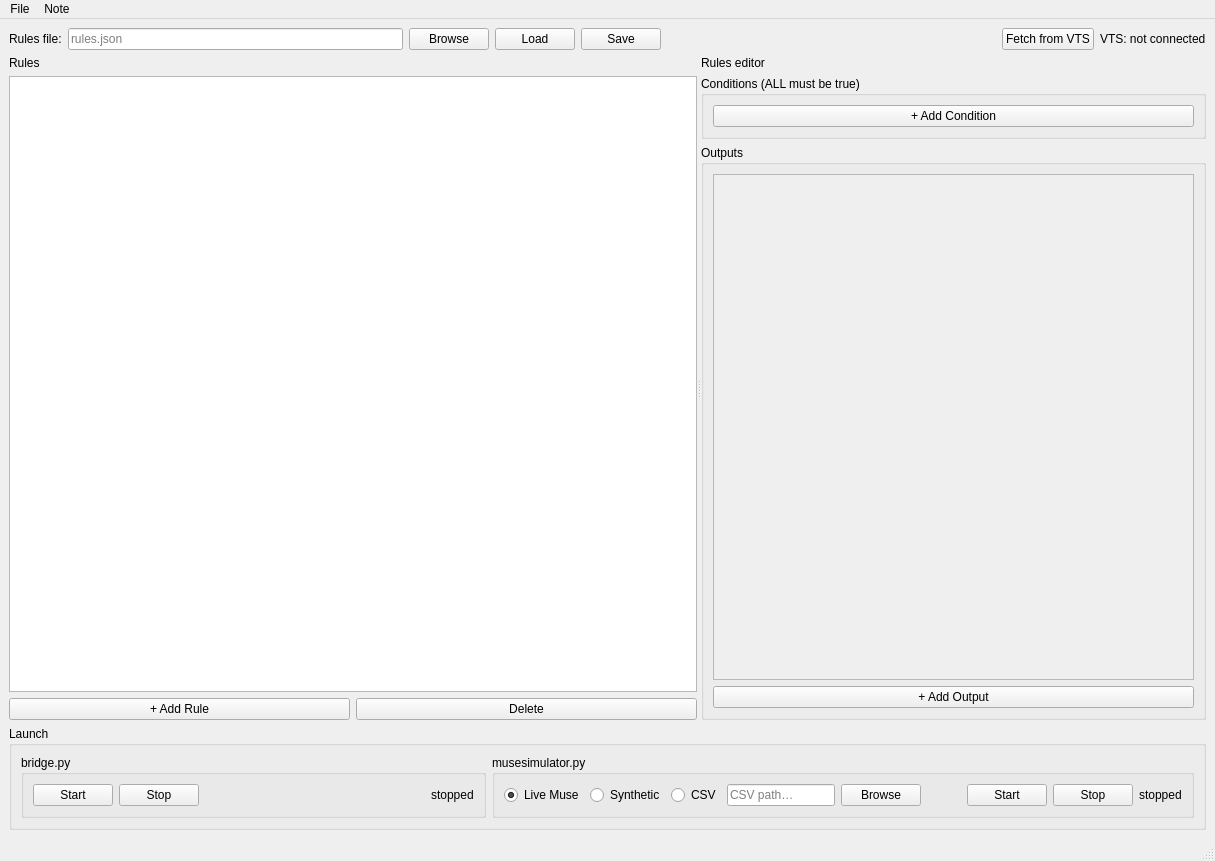
<?xml version="1.0" encoding="UTF-8"?>
<ui version="4.0">
 <class>MuseBridge</class>
 <widget class="QMainWindow" name="MuseBridge">
  <property name="geometry">
   <rect>
    <x>0</x>
    <y>0</y>
    <width>1215</width>
    <height>861</height>
   </rect>
  </property>
  <property name="windowTitle">
   <string>MuseBridge</string>
  </property>
  <widget class="QWidget" name="centralwidget">
   <layout class="QVBoxLayout" name="mainLayout">
    <item>
     <layout class="QHBoxLayout" name="topBar">
      <item>
       <widget class="QLabel" name="jsonLabel">
        <property name="text">
         <string>Rules file:</string>
        </property>
       </widget>
      </item>
      <item>
       <widget class="QLineEdit" name="jsonPathEdit">
        <property name="placeholderText">
         <string>rules.json</string>
        </property>
       </widget>
      </item>
      <item>
       <widget class="QPushButton" name="browseJsonButton">
        <property name="text">
         <string>Browse</string>
        </property>
       </widget>
      </item>
      <item>
       <widget class="QPushButton" name="loadButton">
        <property name="text">
         <string>Load</string>
        </property>
       </widget>
      </item>
      <item>
       <widget class="QPushButton" name="saveButton">
        <property name="text">
         <string>Save</string>
        </property>
       </widget>
      </item>
      <item>
       <spacer>
        <property name="orientation">
         <enum>Qt::Orientation::Horizontal</enum>
        </property>
        <property name="sizeHint" stdset="0">
         <size>
          <width>40</width>
          <height>20</height>
         </size>
        </property>
       </spacer>
      </item>
      <item>
       <widget class="QPushButton" name="fetchVTSButton">
        <property name="text">
         <string>Fetch from VTS</string>
        </property>
       </widget>
      </item>
      <item>
       <widget class="QLabel" name="vtsStatusLabel">
        <property name="text">
         <string>VTS: not connected</string>
        </property>
       </widget>
      </item>
     </layout>
    </item>
    <item>
     <widget class="QSplitter" name="splitter">
      <property name="sizePolicy">
       <sizepolicy hsizetype="Expanding" vsizetype="Expanding">
        <horstretch>0</horstretch>
        <verstretch>1</verstretch>
       </sizepolicy>
      </property>
      <property name="orientation">
       <enum>Qt::Orientation::Horizontal</enum>
      </property>
      <widget class="QWidget" name="leftPanel">
       <layout class="QVBoxLayout" name="leftLayout">
        <item>
         <widget class="QLabel" name="rulesLabel">
          <property name="text">
           <string>Rules</string>
          </property>
         </widget>
        </item>
        <item>
         <widget class="QListWidget" name="rulesListWidget"/>
        </item>
        <item>
         <layout class="QHBoxLayout" name="ruleButtonsLayout">
          <item>
           <widget class="QPushButton" name="addRuleButton">
            <property name="text">
             <string>+ Add Rule</string>
            </property>
           </widget>
          </item>
          <item>
           <widget class="QPushButton" name="deleteRuleButton">
            <property name="text">
             <string>Delete</string>
            </property>
           </widget>
          </item>
         </layout>
        </item>
       </layout>
      </widget>
      <widget class="QWidget" name="editorPanel">
       <layout class="QVBoxLayout" name="editorOuterLayout">
        <item>
         <layout class="QHBoxLayout" name="ruleNameLayout">
          <item>
           <widget class="QLabel" name="ruleNameLabel">
            <property name="text">
             <string>Rules editor</string>
            </property>
           </widget>
          </item>
         </layout>
        </item>
        <item>
         <widget class="QGroupBox" name="conditionsGroup">
          <property name="title">
           <string>Conditions (ALL must be true)</string>
          </property>
          <layout class="QVBoxLayout" name="conditionsLayout">
           <item>
            <widget class="QPushButton" name="addConditionButton">
             <property name="text">
              <string>+ Add Condition</string>
             </property>
            </widget>
           </item>
          </layout>
         </widget>
        </item>
        <item>
         <widget class="QGroupBox" name="outputsGroup">
          <property name="sizePolicy">
           <sizepolicy hsizetype="Preferred" vsizetype="Expanding">
            <horstretch>0</horstretch>
            <verstretch>1</verstretch>
           </sizepolicy>
          </property>
          <property name="title">
           <string>Outputs</string>
          </property>
          <layout class="QVBoxLayout" name="outputsOuterLayout">
           <item>
            <widget class="QScrollArea" name="outputsScrollArea">
             <property name="sizePolicy">
              <sizepolicy hsizetype="Expanding" vsizetype="Expanding">
               <horstretch>0</horstretch>
               <verstretch>1</verstretch>
              </sizepolicy>
             </property>
             <property name="widgetResizable">
              <bool>true</bool>
             </property>
             <widget class="QWidget" name="outputsScrollContents">
              <property name="geometry">
               <rect>
                <x>0</x>
                <y>0</y>
                <width>489</width>
                <height>454</height>
               </rect>
              </property>
              <layout class="QVBoxLayout" name="outputsLayout"/>
             </widget>
            </widget>
           </item>
           <item>
            <widget class="QPushButton" name="addOutputButton">
             <property name="text">
              <string>+ Add Output</string>
             </property>
            </widget>
           </item>
          </layout>
         </widget>
        </item>
       </layout>
      </widget>
     </widget>
    </item>
    <item>
     <widget class="QGroupBox" name="launchGroup">
      <property name="title">
       <string>Launch</string>
      </property>
      <layout class="QHBoxLayout" name="launchLayout">
       <item>
        <widget class="QGroupBox" name="bridgeGroup">
         <property name="title">
          <string>bridge.py</string>
         </property>
         <layout class="QHBoxLayout" name="bridgeLayout">
          <item>
           <widget class="QPushButton" name="bridgeStartButton">
            <property name="text">
             <string>Start</string>
            </property>
           </widget>
          </item>
          <item>
           <widget class="QPushButton" name="bridgeStopButton">
            <property name="text">
             <string>Stop</string>
            </property>
           </widget>
          </item>
          <item>
           <spacer>
            <property name="orientation">
             <enum>Qt::Orientation::Horizontal</enum>
            </property>
            <property name="sizeHint" stdset="0">
             <size>
              <width>40</width>
              <height>20</height>
             </size>
            </property>
           </spacer>
          </item>
          <item>
           <widget class="QLabel" name="bridgeStatusLabel">
            <property name="text">
             <string>stopped</string>
            </property>
           </widget>
          </item>
         </layout>
        </widget>
       </item>
       <item>
        <widget class="QGroupBox" name="simGroup">
         <property name="title">
          <string>musesimulator.py</string>
         </property>
         <layout class="QHBoxLayout" name="simLayout">
          <item>
           <widget class="QRadioButton" name="simLiveRadio">
            <property name="text">
             <string>Live Muse</string>
            </property>
            <property name="checked">
             <bool>true</bool>
            </property>
           </widget>
          </item>
          <item>
           <widget class="QRadioButton" name="SyntheticRadio">
            <property name="text">
             <string>Synthetic</string>
            </property>
           </widget>
          </item>
          <item>
           <widget class="QRadioButton" name="simCsvRadio">
            <property name="text">
             <string>CSV</string>
            </property>
           </widget>
          </item>
          <item>
           <widget class="QLineEdit" name="simCsvEdit">
            <property name="visible">
             <bool>false</bool>
            </property>
            <property name="placeholderText">
             <string>CSV path…</string>
            </property>
           </widget>
          </item>
          <item>
           <widget class="QPushButton" name="simCsvBrowseButton">
            <property name="visible">
             <bool>false</bool>
            </property>
            <property name="text">
             <string>Browse</string>
            </property>
           </widget>
          </item>
          <item>
           <spacer>
            <property name="orientation">
             <enum>Qt::Orientation::Horizontal</enum>
            </property>
            <property name="sizeHint" stdset="0">
             <size>
              <width>40</width>
              <height>20</height>
             </size>
            </property>
           </spacer>
          </item>
          <item>
           <widget class="QPushButton" name="simStartButton">
            <property name="text">
             <string>Start</string>
            </property>
           </widget>
          </item>
          <item>
           <widget class="QPushButton" name="simStopButton">
            <property name="text">
             <string>Stop</string>
            </property>
           </widget>
          </item>
          <item>
           <widget class="QLabel" name="simStatusLabel">
            <property name="text">
             <string>stopped</string>
            </property>
           </widget>
          </item>
         </layout>
        </widget>
       </item>
      </layout>
     </widget>
    </item>
   </layout>
  </widget>
  <widget class="QMenuBar" name="menubar">
   <property name="geometry">
    <rect>
     <x>0</x>
     <y>0</y>
     <width>1215</width>
     <height>34</height>
    </rect>
   </property>
   <widget class="QMenu" name="menuFile">
    <property name="title">
     <string>File</string>
    </property>
    <addaction name="actionLoad"/>
    <addaction name="actionSave"/>
    <addaction name="actionSaveAs"/>
   </widget>
   <widget class="QMenu" name="menuNote">
    <property name="title">
     <string>Note</string>
    </property>
    <addaction name="separator"/>
   </widget>
   <addaction name="menuFile"/>
   <addaction name="menuNote"/>
  </widget>
  <widget class="QStatusBar" name="statusbar"/>
  <action name="actionLoad">
   <property name="text">
    <string>Load</string>
   </property>
  </action>
  <action name="actionSave">
   <property name="text">
    <string>Save</string>
   </property>
   <property name="shortcut">
    <string>Ctrl+S</string>
   </property>
  </action>
  <action name="actionSaveAs">
   <property name="text">
    <string>Save As…</string>
   </property>
  </action>
  <action name="actionIm_not_a_frontend_dev">
   <property name="text">
    <string>I'm not a frontend dev</string>
   </property>
  </action>
  <action name="actionSo_any_help_is_welcome">
   <property name="text">
    <string>So any help is welcome</string>
   </property>
  </action>
 </widget>
 <resources/>
 <connections/>
</ui>
